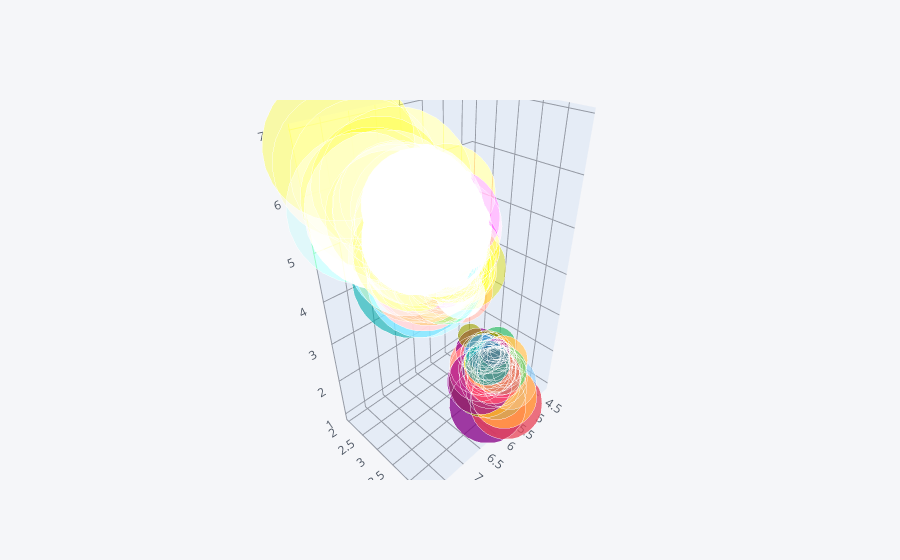

Notebook source saved alongside this figure:
### Code cell
df.iplot(x = 'sepal_length', y = 'sepal_width', z = 'petal_length', size  = 'sepal_length' , kind = 'bubble3d')

### Figure 1 — Plotly figure (JSON) as saved in the notebook; plotly's stock layout.template omitted (floating-point values rounded to 4 significant figures; data arrays with more than 128 entries replaced by an {"elided": "..."} marker saying what was removed)
{"data": [{"marker": {"color": {"elided": "150 str values"}, "opacity": 0.8, "size": {"elided": "150 int values"}, "symbol": "circle"}, "mode": "markers", "text": {"elided": "150 str values"}, "type": "scatter3d", "x": {"elided": "150 float values"}, "y": {"elided": "150 float values"}, "z": {"elided": "150 float values"}}], "layout": {"legend": {"bgcolor": "#F5F6F9", "font": {"color": "#4D5663"}}, "paper_bgcolor": "#F5F6F9", "plot_bgcolor": "#F5F6F9", "scene": {"xaxis": {"gridcolor": "#9499A3", "showgrid": true, "tickfont": {"color": "#4D5663"}, "title": {"font": {"color": "#4D5663"}, "text": ""}, "zerolinecolor": "#9499A3"}, "yaxis": {"gridcolor": "#9499A3", "showgrid": true, "tickfont": {"color": "#4D5663"}, "title": {"font": {"color": "#4D5663"}, "text": ""}, "zerolinecolor": "#9499A3"}, "zaxis": {"gridcolor": "#9499A3", "showgrid": true, "tickfont": {"color": "#4D5663"}, "title": {"font": {"color": "#4D5663"}, "text": ""}, "zerolinecolor": "#9499A3"}}, "title": {"font": {"color": "#4D5663"}}}}
